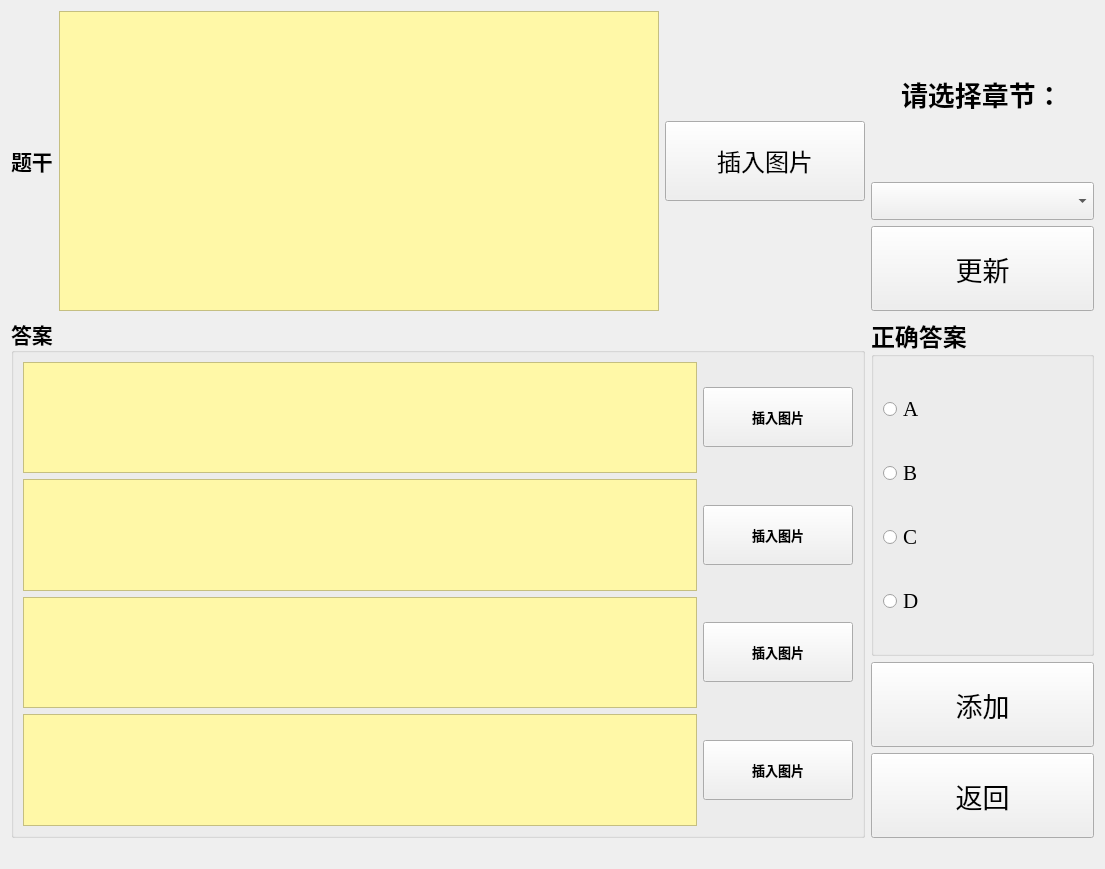
<?xml version="1.0" encoding="UTF-8"?>
<ui version="4.0">
 <class>t_Addpro</class>
 <widget class="QWidget" name="t_Addpro">
  <property name="geometry">
   <rect>
    <x>0</x>
    <y>0</y>
    <width>1105</width>
    <height>869</height>
   </rect>
  </property>
  <property name="windowTitle">
   <string>Form</string>
  </property>
  <layout class="QGridLayout" name="gridLayout_2">
   <item row="6" column="1">
    <spacer name="horizontalSpacer_2">
     <property name="orientation">
      <enum>Qt::Horizontal</enum>
     </property>
     <property name="sizeHint" stdset="0">
      <size>
       <width>232</width>
       <height>20</height>
      </size>
     </property>
    </spacer>
   </item>
   <item row="6" column="2">
    <spacer name="horizontalSpacer_3">
     <property name="orientation">
      <enum>Qt::Horizontal</enum>
     </property>
     <property name="sizeHint" stdset="0">
      <size>
       <width>189</width>
       <height>20</height>
      </size>
     </property>
    </spacer>
   </item>
   <item row="6" column="0">
    <spacer name="horizontalSpacer">
     <property name="orientation">
      <enum>Qt::Horizontal</enum>
     </property>
     <property name="sizeHint" stdset="0">
      <size>
       <width>190</width>
       <height>20</height>
      </size>
     </property>
    </spacer>
   </item>
   <item row="0" column="3" alignment="Qt::AlignHCenter">
    <widget class="QLabel" name="label_3">
     <property name="font">
      <font>
       <family>宋体</family>
       <pointsize>20</pointsize>
       <weight>75</weight>
       <bold>true</bold>
      </font>
     </property>
     <property name="text">
      <string>请选择章节：</string>
     </property>
    </widget>
   </item>
   <item row="6" column="3">
    <spacer name="horizontalSpacer_4">
     <property name="orientation">
      <enum>Qt::Horizontal</enum>
     </property>
     <property name="sizeHint" stdset="0">
      <size>
       <width>176</width>
       <height>20</height>
      </size>
     </property>
    </spacer>
   </item>
   <item row="0" column="0" rowspan="3" colspan="3">
    <layout class="QHBoxLayout" name="horizontalLayout">
     <item>
      <widget class="QLabel" name="label">
       <property name="font">
        <font>
         <family>宋体</family>
         <pointsize>16</pointsize>
         <weight>75</weight>
         <bold>true</bold>
        </font>
       </property>
       <property name="text">
        <string>题干</string>
       </property>
      </widget>
     </item>
     <item>
      <widget class="QTextEdit" name="textEdit">
       <property name="minimumSize">
        <size>
         <width>600</width>
         <height>300</height>
        </size>
       </property>
       <property name="font">
        <font>
         <family>Times New Roman</family>
         <pointsize>20</pointsize>
         <weight>75</weight>
         <bold>true</bold>
        </font>
       </property>
       <property name="styleSheet">
        <string notr="true">background-color: rgb(255, 248, 167);</string>
       </property>
      </widget>
     </item>
     <item>
      <widget class="QPushButton" name="insertPtext">
       <property name="minimumSize">
        <size>
         <width>200</width>
         <height>80</height>
        </size>
       </property>
       <property name="font">
        <font>
         <family>黑体</family>
         <pointsize>18</pointsize>
         <weight>50</weight>
         <bold>false</bold>
        </font>
       </property>
       <property name="cursor">
        <cursorShape>PointingHandCursor</cursorShape>
       </property>
       <property name="styleSheet">
        <string notr="true">border-image: url(:/image/picture/橙色按钮.png);</string>
       </property>
       <property name="text">
        <string>插入图片</string>
       </property>
      </widget>
     </item>
    </layout>
   </item>
   <item row="1" column="3">
    <widget class="QComboBox" name="comboBox">
     <property name="font">
      <font>
       <family>微软雅黑</family>
       <pointsize>16</pointsize>
      </font>
     </property>
     <property name="styleSheet">
      <string notr="true"/>
     </property>
    </widget>
   </item>
   <item row="4" column="3">
    <widget class="QPushButton" name="pushButton_3">
     <property name="minimumSize">
      <size>
       <width>0</width>
       <height>85</height>
      </size>
     </property>
     <property name="font">
      <font>
       <family>黑体</family>
       <pointsize>20</pointsize>
      </font>
     </property>
     <property name="cursor">
      <cursorShape>PointingHandCursor</cursorShape>
     </property>
     <property name="styleSheet">
      <string notr="true">border-image: url(:/image/picture/橙色按钮.png);</string>
     </property>
     <property name="text">
      <string>添加</string>
     </property>
    </widget>
   </item>
   <item row="5" column="3">
    <widget class="QPushButton" name="pushButton">
     <property name="minimumSize">
      <size>
       <width>0</width>
       <height>85</height>
      </size>
     </property>
     <property name="font">
      <font>
       <family>黑体</family>
       <pointsize>20</pointsize>
      </font>
     </property>
     <property name="cursor">
      <cursorShape>PointingHandCursor</cursorShape>
     </property>
     <property name="styleSheet">
      <string notr="true">border-image: url(:/image/picture/橙色按钮.png);</string>
     </property>
     <property name="text">
      <string>返回</string>
     </property>
    </widget>
   </item>
   <item row="3" column="3">
    <widget class="QGroupBox" name="groupBox">
     <property name="font">
      <font>
       <family>宋体</family>
       <pointsize>18</pointsize>
       <weight>75</weight>
       <bold>true</bold>
      </font>
     </property>
     <property name="title">
      <string>正确答案</string>
     </property>
     <layout class="QGridLayout" name="gridLayout_3">
      <item row="0" column="0">
       <widget class="QRadioButton" name="radioButton">
        <property name="font">
         <font>
          <family>Times New Roman</family>
          <pointsize>16</pointsize>
          <weight>50</weight>
          <bold>false</bold>
         </font>
        </property>
        <property name="text">
         <string>A</string>
        </property>
       </widget>
      </item>
      <item row="1" column="0">
       <widget class="QRadioButton" name="radioButton_2">
        <property name="font">
         <font>
          <family>Times New Roman</family>
          <pointsize>16</pointsize>
          <weight>50</weight>
          <bold>false</bold>
         </font>
        </property>
        <property name="text">
         <string>B</string>
        </property>
       </widget>
      </item>
      <item row="2" column="0">
       <widget class="QRadioButton" name="radioButton_3">
        <property name="font">
         <font>
          <family>Times New Roman</family>
          <pointsize>16</pointsize>
          <weight>50</weight>
          <bold>false</bold>
         </font>
        </property>
        <property name="text">
         <string>C</string>
        </property>
       </widget>
      </item>
      <item row="3" column="0">
       <widget class="QRadioButton" name="radioButton_4">
        <property name="font">
         <font>
          <family>Times New Roman</family>
          <pointsize>16</pointsize>
          <weight>50</weight>
          <bold>false</bold>
         </font>
        </property>
        <property name="text">
         <string>D</string>
        </property>
       </widget>
      </item>
     </layout>
    </widget>
   </item>
   <item row="3" column="0" rowspan="3" colspan="3">
    <widget class="QGroupBox" name="groupBox_2">
     <property name="font">
      <font>
       <family>宋体</family>
       <pointsize>16</pointsize>
       <weight>75</weight>
       <bold>true</bold>
      </font>
     </property>
     <property name="title">
      <string>答案</string>
     </property>
     <layout class="QGridLayout" name="gridLayout">
      <item row="1" column="0">
       <widget class="QTextEdit" name="textEdit_2">
        <property name="font">
         <font>
          <family>Times New Roman</family>
          <pointsize>20</pointsize>
          <weight>75</weight>
          <bold>true</bold>
         </font>
        </property>
        <property name="styleSheet">
         <string notr="true">background-color: rgb(255, 248, 167);</string>
        </property>
       </widget>
      </item>
      <item row="4" column="0">
       <widget class="QTextEdit" name="textEdit_3">
        <property name="font">
         <font>
          <family>Times New Roman</family>
          <pointsize>20</pointsize>
          <weight>75</weight>
          <bold>true</bold>
         </font>
        </property>
        <property name="styleSheet">
         <string notr="true">background-color: rgb(255, 248, 167);</string>
        </property>
       </widget>
      </item>
      <item row="5" column="0">
       <widget class="QTextEdit" name="textEdit_4">
        <property name="font">
         <font>
          <family>Times New Roman</family>
          <pointsize>20</pointsize>
          <weight>75</weight>
          <bold>true</bold>
         </font>
        </property>
        <property name="styleSheet">
         <string notr="true">background-color: rgb(255, 248, 167);</string>
        </property>
       </widget>
      </item>
      <item row="6" column="0">
       <widget class="QTextEdit" name="textEdit_5">
        <property name="font">
         <font>
          <family>Times New Roman</family>
          <pointsize>20</pointsize>
          <weight>75</weight>
          <bold>true</bold>
         </font>
        </property>
        <property name="styleSheet">
         <string notr="true">background-color: rgb(255, 248, 167);</string>
        </property>
       </widget>
      </item>
      <item row="1" column="1">
       <widget class="QPushButton" name="insertPA">
        <property name="minimumSize">
         <size>
          <width>150</width>
          <height>60</height>
         </size>
        </property>
        <property name="font">
         <font>
          <family>黑体</family>
          <pointsize>10</pointsize>
         </font>
        </property>
        <property name="cursor">
         <cursorShape>PointingHandCursor</cursorShape>
        </property>
        <property name="styleSheet">
         <string notr="true">border-image: url(:/image/picture/橙色按钮.png);</string>
        </property>
        <property name="text">
         <string>插入图片</string>
        </property>
       </widget>
      </item>
      <item row="4" column="1">
       <widget class="QPushButton" name="insertPB">
        <property name="minimumSize">
         <size>
          <width>150</width>
          <height>60</height>
         </size>
        </property>
        <property name="font">
         <font>
          <family>黑体</family>
          <pointsize>10</pointsize>
         </font>
        </property>
        <property name="cursor">
         <cursorShape>PointingHandCursor</cursorShape>
        </property>
        <property name="styleSheet">
         <string notr="true">border-image: url(:/image/picture/橙色按钮.png);</string>
        </property>
        <property name="text">
         <string>插入图片</string>
        </property>
       </widget>
      </item>
      <item row="5" column="1">
       <widget class="QPushButton" name="insertPC">
        <property name="minimumSize">
         <size>
          <width>150</width>
          <height>60</height>
         </size>
        </property>
        <property name="font">
         <font>
          <family>黑体</family>
          <pointsize>10</pointsize>
         </font>
        </property>
        <property name="cursor">
         <cursorShape>PointingHandCursor</cursorShape>
        </property>
        <property name="styleSheet">
         <string notr="true">border-image: url(:/image/picture/橙色按钮.png);</string>
        </property>
        <property name="text">
         <string>插入图片</string>
        </property>
       </widget>
      </item>
      <item row="6" column="1">
       <widget class="QPushButton" name="insertPD">
        <property name="minimumSize">
         <size>
          <width>150</width>
          <height>60</height>
         </size>
        </property>
        <property name="font">
         <font>
          <family>黑体</family>
          <pointsize>10</pointsize>
         </font>
        </property>
        <property name="cursor">
         <cursorShape>PointingHandCursor</cursorShape>
        </property>
        <property name="styleSheet">
         <string notr="true">border-image: url(:/image/picture/橙色按钮.png);</string>
        </property>
        <property name="text">
         <string>插入图片</string>
        </property>
       </widget>
      </item>
     </layout>
    </widget>
   </item>
   <item row="2" column="3">
    <widget class="QPushButton" name="pushButton_2">
     <property name="minimumSize">
      <size>
       <width>0</width>
       <height>85</height>
      </size>
     </property>
     <property name="font">
      <font>
       <family>黑体</family>
       <pointsize>20</pointsize>
      </font>
     </property>
     <property name="cursor">
      <cursorShape>PointingHandCursor</cursorShape>
     </property>
     <property name="styleSheet">
      <string notr="true">border-image: url(:/image/picture/橙色按钮.png);</string>
     </property>
     <property name="text">
      <string>更新</string>
     </property>
    </widget>
   </item>
  </layout>
 </widget>
 <resources/>
 <connections/>
</ui>
